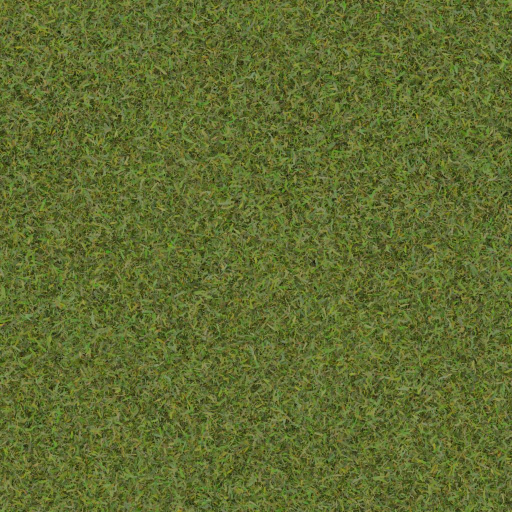
#> input picture assets/look/Grass004_color_1k.jpg, 1024 x 1024 px (shown at 1/2 size)
$ python split.py ../../../assets/look/Grass004_color_1k.jpg
#> lines starting #> are read from the running program, lines starting #| are printed output that depends on the picture
import sys
from PIL import Image
f=sys.argv[1]; im=Image.open(f); h=im.height; k=0
#> further down, im is the input picture: PIL image 1024x1024 RGB; mean R, G, B 96.4, 108.6, 48.4
#> after `h = im.height`: h = 1024
step=1200
for y in range(0,h,step):
    c=im.crop((0,y,im.width,min(h,y+step))); c=c.resize((int(c.width*0.75),int(c.height*0.75)))
    c.save(f.replace('.png','_%d.png'%k)); k+=1
#> this loop made 1 pass
#> pass 1, `c = c.resize((int(c.width * 0.75), int(c.height * 0.75)))`:
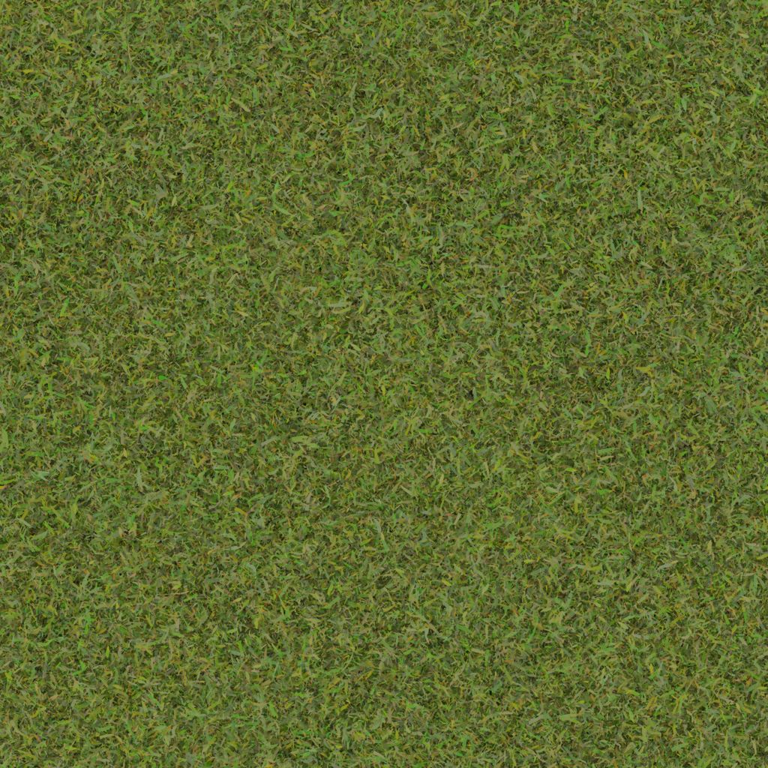
#> c: PIL image 768x768 RGB; mean R, G, B 96.4, 108.6, 48.4
#> after the loop, k = 1
print(k)
#| 1
